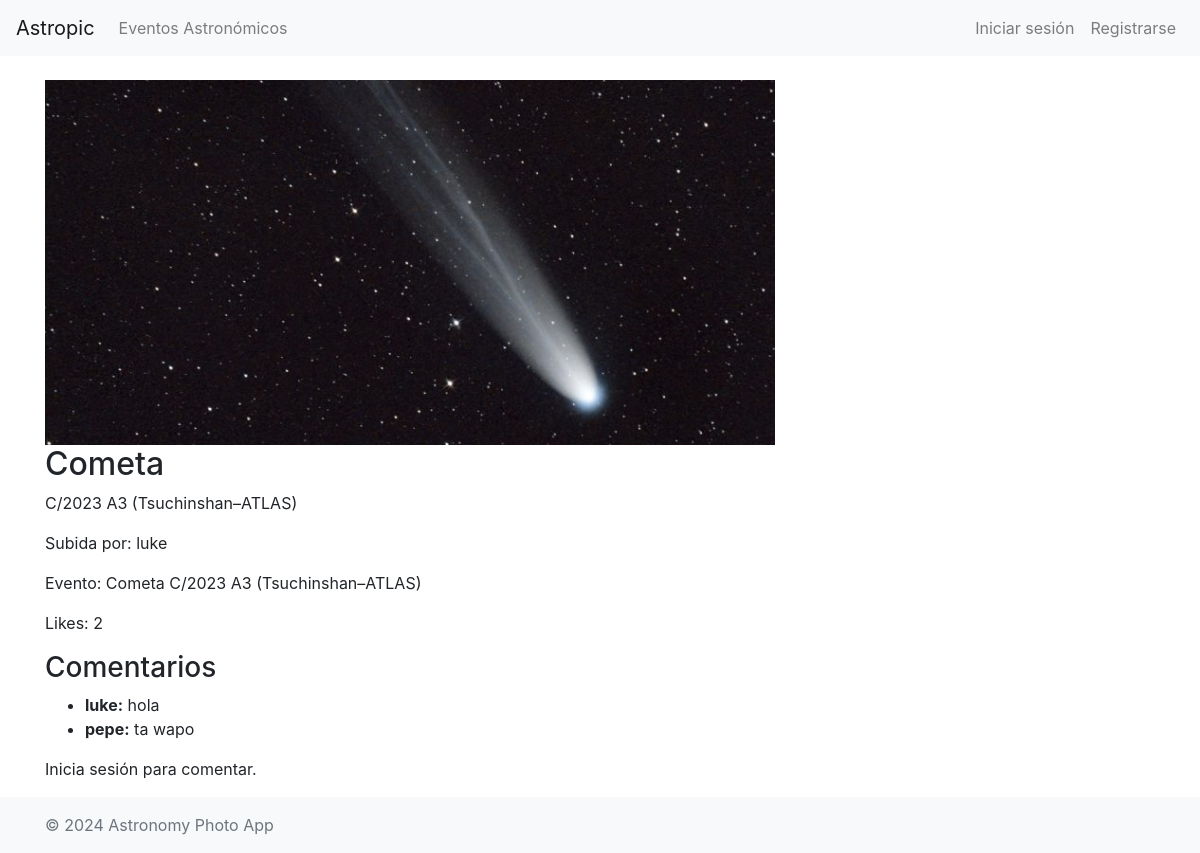
The app's page /photo/3/, older data.
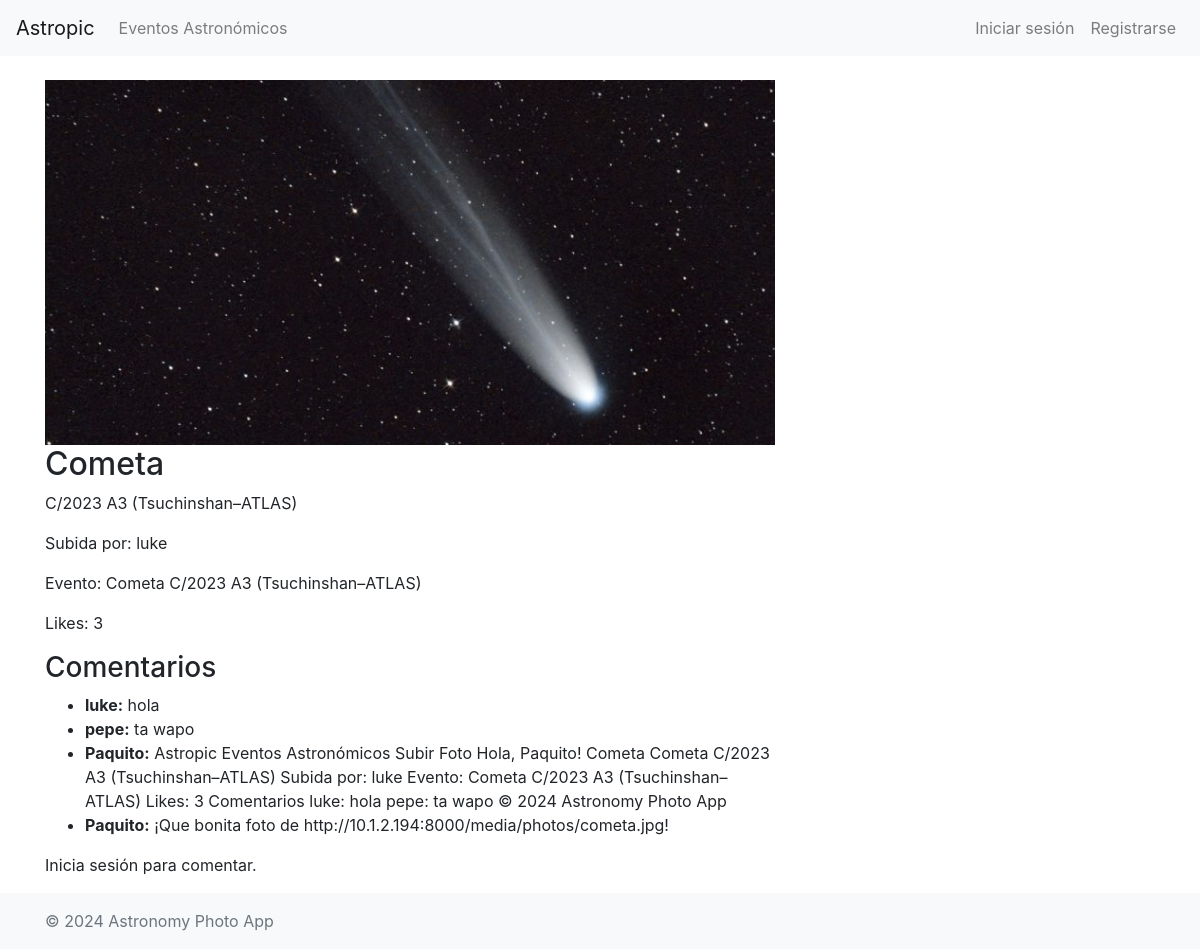
The same page, newer data.
### astropic/models.py (models this page shows, shortened)
class Comment(models.Model):
    user = models.ForeignKey(User, on_delete=models.CASCADE)
    photo = models.ForeignKey(Photo, on_delete=models.CASCADE)
    comment = models.TextField()
    created_at = models.DateTimeField(auto_now_add=True)

### astropic/views.py (the view)
# urls.py: path('photo/<int:pk>/', PhotoDetailView.as_view(), name='photo-detail'),
class PhotoDetailView(DetailView):
    model = Photo
    template_name = 'photos/photo_detail.html'
    context_object_name = 'photo'
    def get_context_data(self, **kwargs):
        context = super().get_context_data(**kwargs)
        context['comments'] = Comment.objects.filter(photo=self.object)
        context['like_count'] = Like.objects.filter(photo=self.object).count()
        return context
    def get_object(self, queryset = None):
        photo = super().get_object(queryset)
        photo.visits += 1
        photo.save()
        return photo

### astropic/templates/photos/photo_detail.html (shortened to what this page needs)
{% extends 'base.html' %}
{% block content %}
    <div class="row">
        <div class="col-md-8">
            <img src="{{ photo.image.url }}" class="img-fluid" alt="{{ photo.title }}">
            <h2>{{ photo.title }}</h2>
            <p>{{ photo.description }}</p>
            <p>Subida por: {{ photo.user.username }}</p>
            <p>Evento:
                {% if photo.event %}
                    {{ photo.event.name }}
                {% else %}
                    Sin evento
                {% endif %}
            </p>
            <p>Likes: <span id="like-count">{{ like_count }}</span></p>
            <h3>Comentarios</h3>
            <ul>
                {% for comment in comments %}
                    <li><strong>{{ comment.user.username }}:</strong> {{ comment.comment }}</li>
                {% empty %}
                    <li>No hay comentarios.</li>
                {% endfor %}
            </ul>
            {% if user.is_authenticated %}
            <form action="{% url 'add-comment' photo.pk %}" method="post">
                {% csrf_token %}
                <div class="form-group">
                    <textarea name="comment" class="form-control" rows="3" placeholder="Escribe un comentario"></textarea>
                </div>
                <button type="submit" class="btn btn-primary">Agregar comentario</button>
            </form>
            {% else %}
                <p>Inicia sesión para comentar.</p>
            {% endif %}
        </div>
    </div>
{% endblock %}

Row changes from the older to the newer data that the page shows:
added Comment: user.username "Paquito", comment "Astropic Eventos Astronómicos Subir Foto Hola, Paquito! Cometa Cometa C/2023 A3 (Tsuchinshan–ATLAS) Subida por: luke Evento: Cometa C/2023 A3 (Tsuchinshan–ATLAS) Likes: 3 Comentarios luke: hola pepe: ta wapo © 2024 Astronomy Photo App"
added Comment: user.username "Paquito", comment "¡Que bonita foto de http://10.1.2.194:8000/media/photos/cometa.jpg!"
Text that changed along with them:
{{ like_count }}: "2" → "3"
